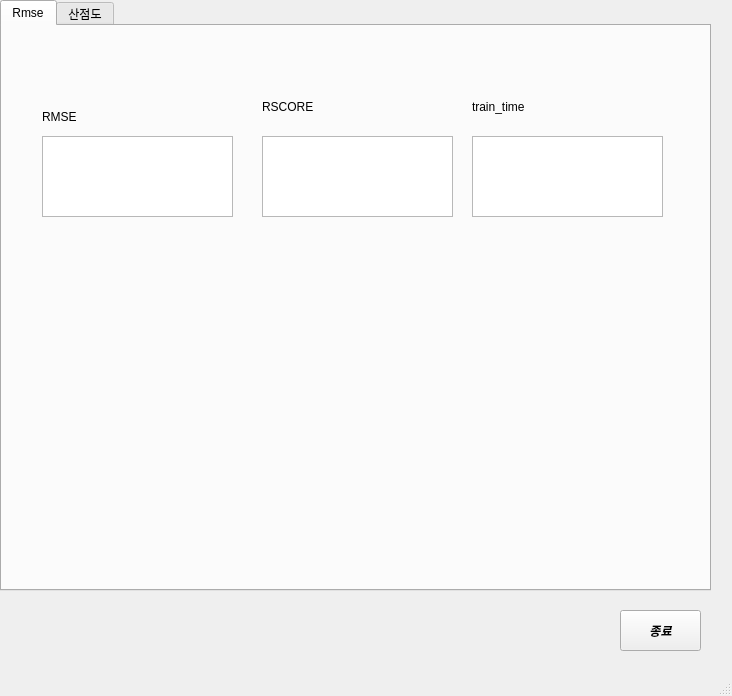
<?xml version="1.0" encoding="UTF-8"?>
<ui version="4.0">
 <class>MainWindow</class>
 <widget class="QMainWindow" name="MainWindow">
  <property name="geometry">
   <rect>
    <x>0</x>
    <y>0</y>
    <width>732</width>
    <height>696</height>
   </rect>
  </property>
  <property name="windowTitle">
   <string>MainWindow</string>
  </property>
  <widget class="QWidget" name="centralwidget">
   <widget class="QTabWidget" name="Tab">
    <property name="geometry">
     <rect>
      <x>0</x>
      <y>0</y>
      <width>711</width>
      <height>591</height>
     </rect>
    </property>
    <property name="currentIndex">
     <number>0</number>
    </property>
    <widget class="QWidget" name="tab_1">
     <attribute name="title">
      <string>Rmse</string>
     </attribute>
     <widget class="QTextEdit" name="rmse_view">
      <property name="geometry">
       <rect>
        <x>40</x>
        <y>110</y>
        <width>191</width>
        <height>81</height>
       </rect>
      </property>
     </widget>
     <widget class="QLabel" name="label">
      <property name="geometry">
       <rect>
        <x>40</x>
        <y>80</y>
        <width>71</width>
        <height>21</height>
       </rect>
      </property>
      <property name="text">
       <string>RMSE</string>
      </property>
     </widget>
     <widget class="QTextEdit" name="r2_view">
      <property name="geometry">
       <rect>
        <x>260</x>
        <y>110</y>
        <width>191</width>
        <height>81</height>
       </rect>
      </property>
     </widget>
     <widget class="QLabel" name="label_2">
      <property name="geometry">
       <rect>
        <x>260</x>
        <y>70</y>
        <width>71</width>
        <height>21</height>
       </rect>
      </property>
      <property name="text">
       <string>RSCORE</string>
      </property>
     </widget>
     <widget class="QLabel" name="label_3">
      <property name="geometry">
       <rect>
        <x>470</x>
        <y>70</y>
        <width>91</width>
        <height>21</height>
       </rect>
      </property>
      <property name="text">
       <string>train_time</string>
      </property>
     </widget>
     <widget class="QTextEdit" name="train_time">
      <property name="geometry">
       <rect>
        <x>470</x>
        <y>110</y>
        <width>191</width>
        <height>81</height>
       </rect>
      </property>
     </widget>
    </widget>
    <widget class="QWidget" name="tab_2">
     <attribute name="title">
      <string>산점도</string>
     </attribute>
     <widget class="QWidget" name="verticalLayoutWidget">
      <property name="geometry">
       <rect>
        <x>0</x>
        <y>0</y>
        <width>671</width>
        <height>571</height>
       </rect>
      </property>
      <layout class="QVBoxLayout" name="scatter_plot_layout"/>
     </widget>
    </widget>
   </widget>
   <widget class="QPushButton" name="exit_btn">
    <property name="geometry">
     <rect>
      <x>620</x>
      <y>610</y>
      <width>81</width>
      <height>41</height>
     </rect>
    </property>
    <property name="font">
     <font>
      <family>Arial</family>
      <weight>75</weight>
      <italic>true</italic>
      <bold>true</bold>
     </font>
    </property>
    <property name="text">
     <string>종료</string>
    </property>
   </widget>
  </widget>
  <widget class="QStatusBar" name="statusbar"/>
 </widget>
 <resources/>
 <connections/>
</ui>
